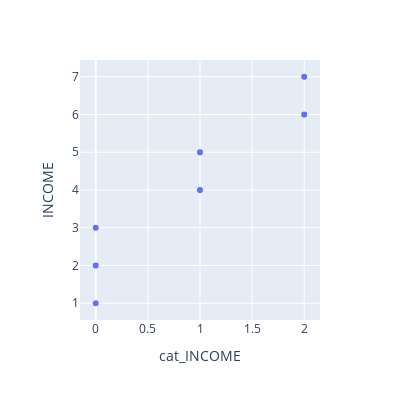

Notebook source saved alongside this figure:
### Code cell
# FOR INCOME
dep_var = "INCOME"
new_dep_var = f"cat_{dep_var}"
data[new_dep_var] = data[dep_var]
cont_names, cat_names = cont_cat_split(data[features], max_card=2, dep_var=dep_var)
data_train = data[~data[dep_var].isnull()].copy()
data_test = data[data[dep_var].isnull()].copy().drop(columns=[dep_var, new_dep_var])
idxs_nan = data_test.index

discretizer = KBinsDiscretizer(3, encode="ordinal", strategy="kmeans")

data_train[new_dep_var] = discretizer.fit_transform(
    data_train[dep_var].to_numpy().reshape(-1, 1)
)

data[new_dep_var] = data[dep_var]
data.loc[data_train.index, new_dep_var] = data_train[new_dep_var]

data.loc[data[data[new_dep_var].isnull()].index, new_dep_var] = np.load(f"missingvalues/{dep_var}.npy")

fig = px.scatter(data_train, x=new_dep_var, y=dep_var, width=400, height=400)
fig.show()

### Figure 1 — Plotly figure (JSON) as saved in the notebook; plotly's stock layout.template omitted (floating-point values rounded to 4 significant figures; data arrays with more than 128 entries replaced by an {"elided": "..."} marker saying what was removed)
{"data": [{"hovertemplate": "cat_INCOME=%{x}<br>INCOME=%{y}<extra></extra>", "legendgroup": "", "marker": {"color": "#636efa", "symbol": "circle"}, "mode": "markers", "name": "", "showlegend": false, "type": "scattergl", "x": {"elided": "73906 int values"}, "xaxis": "x", "y": {"elided": "73906 int values"}, "yaxis": "y"}], "layout": {"height": 400, "legend": {"tracegroupgap": 0}, "margin": {"t": 60}, "width": 400, "xaxis": {"anchor": "y", "autorange": true, "domain": [0, 1], "range": [-0.1511, 2.151], "title": {"text": "cat_INCOME"}, "type": "linear"}, "yaxis": {"anchor": "x", "autorange": true, "domain": [0, 1], "range": [0.5563, 7.444], "title": {"text": "INCOME"}, "type": "linear"}}}
